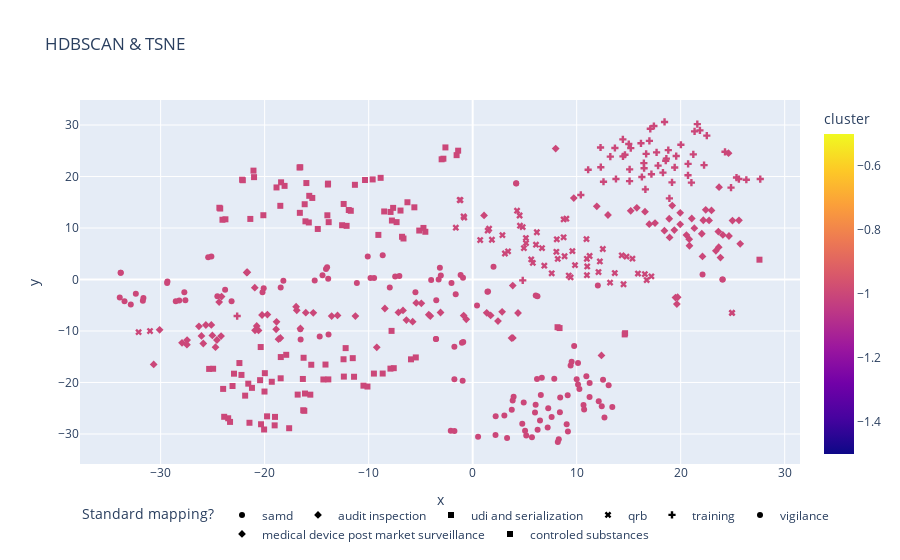

Notebook code for this chart:
### Code cell
clustering_method = hdbscan.HDBSCAN(
    min_cluster_size=15,
    metric="euclidean",
    cluster_selection_method="eom"
)
clusters = clustering_method.fit(embeddings)

dim_reduction_method = TSNE(n_components=2)
embeddings_reduced = dim_reduction_method.fit_transform(embeddings)

embeddings_df = pd.DataFrame(embeddings, columns=EMBEDDINGS)
embeddings_df["x"] = embeddings_reduced[:,0]
embeddings_df["y"] = embeddings_reduced[:,1]
embeddings_df[CLUSTER] = clusters.labels_
embeddings_df[TARGET_NUMERIC] = y_true
embeddings_df[TARGET] = embeddings_df[TARGET_NUMERIC].apply(lambda x: features.mlb.classes_[x])

fig = px.scatter(
    embeddings_df,
    y="y",
    x="x",
    color=CLUSTER,
    symbol=TARGET,
    hover_data=[TARGET],
    title="HDBSCAN & TSNE"
)
fig.update_layout(uniformtext_mode="hide")
fig.update_layout(legend_orientation="h")
fig.show();

### Figure 1 — Plotly figure (JSON) as saved in the notebook; plotly's stock layout.template omitted (floating-point values rounded to 4 significant figures)
{"data": [{"customdata": [["samd"], ["samd"], ["samd"], ["samd"], ["samd"], ["samd"], ["samd"], ["samd"], ["samd"], ["samd"], ["samd"], ["samd"], ["samd"], ["samd"], ["samd"], ["samd"], ["samd"], ["samd"], ["samd"], ["samd"], ["samd"], ["samd"], ["samd"], ["samd"], ["samd"], ["samd"], ["samd"], ["samd"], ["samd"], ["samd"], ["samd"], ["samd"], ["samd"], ["samd"], ["samd"], ["samd"], ["samd"], ["samd"], ["samd"], ["samd"], ["samd"], ["samd"], ["samd"], ["samd"], ["samd"], ["samd"], ["samd"], ["samd"], ["samd"], ["samd"], ["samd"], ["samd"], ["samd"], ["samd"]], "hovertemplate": "Standard mapping?=%{customdata[0]}<br>x=%{x}<br>y=%{y}<br>cluster=%{marker.color}<extra></extra>", "legendgroup": "samd", "marker": {"color": [-1, -1, -1, -1, -1, -1, -1, -1, -1, -1, -1, -1, -1, -1, -1, -1, -1, -1, -1, -1, -1, -1, -1, -1, -1, -1, -1, -1, -1, -1, -1, -1, -1, -1, -1, -1, -1, -1, -1, -1, -1, -1, -1, -1, -1, -1, -1, -1, -1, -1, -1, -1, -1, -1], "coloraxis": "coloraxis", "symbol": "circle"}, "mode": "markers", "name": "samd", "orientation": "v", "showlegend": true, "type": "scatter", "x": [9.759, 2.196, 6.554, 6.647, 8.186, 12.67, 8.387, 3.759, 6.474, 10.93, 4.181, 12.54, 12.12, 11.24, 10.0, -2.106, 22.1, 7.847, 2.211, 5.7, 3.046, 4.907, 7.265, 9.158, 10.26, 13.07, 9.418, 6.054, 13.42, 4.185, 3.309, 4.77, 5.04, 3.938, 10.72, 6.185, 5.993, 8.278, 7.592, 12.41, 0.5218, 10.66, 10.13, 9.515, 3.846, 10.13, 8.415, 5.152, -1.753, 11.25, 9.136, 7.211, 9.037, 6.244], "xaxis": "x", "y": [-12.93, -30.2, -22.45, -19.07, -31.57, -26.81, -25.76, -25.31, -27.4, -18.81, 18.68, -19.46, -23.66, -22.82, -19.37, -29.36, 0.969, -19.26, -26.56, -30.62, -26.41, -23.9, -24.99, -29.53, -21.26, -20.53, -16.71, -24.34, -24.75, 18.65, -30.77, -28.04, -29.38, -22.79, -25.25, -19.34, -25.85, -31.04, -26.69, -24.63, -30.56, -24.39, -16.2, -15.99, -23.52, -20.39, -22.92, -30.32, -29.42, -20.1, -22.49, -28.72, -28.12, -29.17], "yaxis": "y"}, {"customdata": [["audit inspection"], ["audit inspection"], ["audit inspection"], ["audit inspection"], ["audit inspection"], ["audit inspection"], ["audit inspection"], ["audit inspection"], ["audit inspection"], ["audit inspection"], ["audit inspection"], ["audit inspection"], ["audit inspection"], ["audit inspection"], ["audit inspection"], ["audit inspection"], ["audit inspection"], ["audit inspection"], ["audit inspection"], ["audit inspection"], ["audit inspection"], ["audit inspection"], ["audit inspection"], ["audit inspection"], ["audit inspection"], ["audit inspection"], ["audit inspection"], ["audit inspection"], ["audit inspection"], ["audit inspection"], ["audit inspection"], ["audit inspection"], ["audit inspection"], ["audit inspection"], ["audit inspection"], ["audit inspection"], ["audit inspection"], ["audit inspection"], ["audit inspection"], ["audit inspection"], ["audit inspection"], ["audit inspection"], ["audit inspection"], ["audit inspection"], ["audit inspection"], ["audit inspection"], ["audit inspection"], ["audit inspection"], ["audit inspection"], ["audit inspection"], ["audit inspection"], ["audit inspection"]], "hovertemplate": "Standard mapping?=%{customdata[0]}<br>x=%{x}<br>y=%{y}<br>cluster=%{marker.color}<extra></extra>", "legendgroup": "audit inspection", "marker": {"color": [-1, -1, -1, -1, -1, -1, -1, -1, -1, -1, -1, -1, -1, -1, -1, -1, -1, -1, -1, -1, -1, -1, -1, -1, -1, -1, -1, -1, -1, -1, -1, -1, -1, -1, -1, -1, -1, -1, -1, -1, -1, -1, -1, -1, -1, -1, -1, -1, -1, -1, -1, -1], "coloraxis": "coloraxis", "symbol": "diamond"}, "mode": "markers", "name": "audit inspection", "orientation": "v", "showlegend": true, "type": "scatter", "x": [16.57, -25.03, 16.98, 19.63, 25.72, 11.93, 15.19, 18.44, 18.93, 20.84, -24.72, 19.39, -8.443, -27.94, -24.19, 21.06, 19.95, 3.865, 24.06, 13.01, 19.19, 20.82, 23.69, 15.78, 3.736, 23.62, 23.66, 22.1, 25.6, 19.96, 23.82, 20.55, 24.64, 1.095, 24.98, -26.08, -27.45, 22.03, -24.59, 19.5, 21.31, 22.96, 22.73, -27.47, 18.9, 23.38, 17.53, 22.41, -25.9, 24.6, 19.71, 22.18], "xaxis": "x", "y": [13.18, -10.86, 10.75, -4.77, 6.936, 14.21, 13.33, 9.475, 8.172, 6.558, -13.14, 9.597, -5.631, -12.3, -10.99, 11.85, 10.72, -11.35, 8.666, 12.53, 14.36, 7.84, 17.94, 13.92, -11.38, 9.308, 6.271, 4.49, 11.49, 12.95, 4.258, 8.626, 8.449, 12.44, 11.45, -10.97, -11.77, 8.889, -11.75, -3.505, 9.96, 13.41, 11.47, -12.66, 11.8, 5.576, 10.97, 13.52, -12.43, 24.53, -3.446, 11.51], "yaxis": "y"}, {"customdata": [["udi and serialization"], ["udi and serialization"], ["udi and serialization"], ["udi and serialization"], ["udi and serialization"], ["udi and serialization"], ["udi and serialization"], ["udi and serialization"], ["udi and serialization"], ["udi and serialization"], ["udi and serialization"], ["udi and serialization"], ["udi and serialization"], ["udi and serialization"], ["udi and serialization"], ["udi and serialization"], ["udi and serialization"], ["udi and serialization"], ["udi and serialization"], ["udi and serialization"], ["udi and serialization"], ["udi and serialization"], ["udi and serialization"], ["udi and serialization"], ["udi and serialization"], ["udi and serialization"], ["udi and serialization"], ["udi and serialization"], ["udi and serialization"], ["udi and serialization"], ["udi and serialization"], ["udi and serialization"], ["udi and serialization"], ["udi and serialization"], ["udi and serialization"], ["udi and serialization"], ["udi and serialization"], ["udi and serialization"], ["udi and serialization"], ["udi and serialization"], ["udi and serialization"], ["udi and serialization"], ["udi and serialization"], ["udi and serialization"], ["udi and serialization"], ["udi and serialization"], ["udi and serialization"], ["udi and serialization"], ["udi and serialization"], ["udi and serialization"], ["udi and serialization"], ["udi and serialization"], ["udi and serialization"], ["udi and serialization"], ["udi and serialization"], ["udi and serialization"], ["udi and serialization"], ["udi and serialization"], ["udi and serialization"], ["udi and serialization"], ["udi and serialization"], ["udi and serialization"], ["udi and serialization"], ["udi and serialization"], ["udi and serialization"], ["udi and serialization"], ["udi and serialization"], ["udi and serialization"]], "hovertemplate": "Standard mapping?=%{customdata[0]}<br>x=%{x}<br>y=%{y}<br>cluster=%{marker.color}<extra></extra>", "legendgroup": "udi and serialization", "marker": {"color": [-1, -1, -1, -1, -1, -1, -1, -1, -1, -1, -1, -1, -1, -1, -1, -1, -1, -1, -1, -1, -1, -1, -1, -1, -1, -1, -1, -1, -1, -1, -1, -1, -1, -1, -1, -1, -1, -1, -1, -1, -1, -1, -1, -1, -1, -1, -1, -1, -1, -1, -1, -1, -1, -1, -1, -1, -1, -1, -1, -1, -1, -1, -1, -1, -1, -1, -1, -1], "coloraxis": "coloraxis", "symbol": "square"}, "mode": "markers", "name": "udi and serialization", "orientation": "v", "showlegend": true, "type": "scatter", "x": [-5.927, -21.57, -8.507, -25.34, -20.05, -19.04, -8.651, -7.798, -15.52, -19.0, -17.93, -7.315, -4.55, -7.894, -22.23, -19.98, -21.88, -9.067, -22.95, -16.12, -22.43, -16.82, -20.34, -14.35, -11.41, -18.46, -17.64, -23.33, -20.44, -23.51, -10.5, -20.38, -19.31, -16.26, -10.12, -5.467, -24.95, -16.33, -7.647, -5.135, -12.21, -7.586, -21.46, -11.53, -16.19, -6.939, -23.89, -18.45, -23.09, -13.88, -6.79, -16.29, -7.765, -19.77, -20.01, -12.38, -23.99, -21.22, -7.905, -9.495, -15.61, -12.42, -14.15, 27.57, 8.161, -6.651, 8.354, -4.732], "xaxis": "x", "y": [-15.5, -20.23, 13.21, -17.36, -29.13, -28.33, -18.26, -9.98, -16.56, -26.68, -14.63, 11.14, 9.273, 13.12, -18.53, -18.2, -22.56, 8.664, -18.29, -22.15, -16.23, -22.35, -28.11, -19.42, -18.89, -19.19, -28.88, -27.66, -19.55, -26.95, -20.62, -13.12, -19.86, -15.2, -20.79, -15.14, -17.34, -19.32, 13.91, 9.508, -13.33, -17.22, -27.82, -15.28, -25.5, 13.39, -26.67, -15.06, -20.68, -19.4, 8.298, -25.4, 11.45, -26.58, -21.76, -18.86, -21.25, -21.04, -17.31, -18.27, -22.37, -15.49, -16.52, 3.848, -9.264, 7.963, -9.433, 10.02], "yaxis": "y"}, {"customdata": [["qrb"], ["qrb"], ["qrb"], ["qrb"], ["qrb"], ["qrb"], ["qrb"], ["qrb"], ["qrb"], ["qrb"], ["qrb"], ["qrb"], ["qrb"], ["qrb"], ["qrb"], ["qrb"], ["qrb"], ["qrb"], ["qrb"], ["qrb"], ["qrb"], ["qrb"], ["qrb"], ["qrb"], ["qrb"], ["qrb"], ["qrb"], ["qrb"], ["qrb"], ["qrb"], ["qrb"], ["qrb"], ["qrb"], ["qrb"], ["qrb"], ["qrb"], ["qrb"], ["qrb"], ["qrb"], ["qrb"], ["qrb"], ["qrb"], ["qrb"], ["qrb"], ["qrb"], ["qrb"], ["qrb"], ["qrb"], ["qrb"], ["qrb"], ["qrb"], ["qrb"], ["qrb"], ["qrb"], ["qrb"], ["qrb"], ["qrb"], ["qrb"], ["qrb"]], "hovertemplate": "Standard mapping?=%{customdata[0]}<br>x=%{x}<br>y=%{y}<br>cluster=%{marker.color}<extra></extra>", "legendgroup": "qrb", "marker": {"color": [-1, -1, -1, -1, -1, -1, -1, -1, -1, -1, -1, -1, -1, -1, -1, -1, -1, -1, -1, -1, -1, -1, -1, -1, -1, -1, -1, -1, -1, -1, -1, -1, -1, -1, -1, -1, -1, -1, -1, -1, -1, -1, -1, -1, -1, -1, -1, -1, -1, -1, -1, -1, -1, -1, -1, -1, -1, -1, -1], "coloraxis": "coloraxis", "symbol": "x"}, "mode": "markers", "name": "qrb", "orientation": "v", "showlegend": true, "type": "scatter", "x": [4.926, 15.89, 6.667, 12.1, -32.12, 1.445, 9.587, 10.94, -1.178, 4.267, 7.598, 11.01, 12.23, 6.171, -1.62, 24.93, 8.748, -0.8141, 13.21, 4.514, 10.98, 6.889, 15.36, 9.008, 5.128, 5.118, 11.24, 9.84, 14.79, 10.99, 12.51, 9.239, -0.8733, 8.088, 13.66, 16.73, 8.047, 1.579, 8.182, -31.02, 2.861, 6.087, 14.51, 4.809, 4.55, 5.784, 14.33, 0.7235, -1.242, 3.403, 17.18, 8.744, 3.103, 9.417, 1.85, 5.628, 8.836, 24.94, 16.56], "xaxis": "x", "y": [6.09, 1.155, 6.099, 1.444, -10.23, 9.495, 5.52, 7.848, 15.43, 13.37, 1.205, 2.532, 3.507, 9.173, 10.07, -6.476, 11.67, 12.04, -0.6049, 12.44, 4.017, 2.679, 4.055, 11.81, 7.071, 8.047, 4.567, 2.784, 4.449, 0.8319, 5.921, 0.7662, 12.26, 7.809, 1.249, -0.1032, 5.384, 9.854, 4.001, -10.01, 8.613, 6.763, -0.9234, 10.18, 10.45, 3.22, 4.695, 7.667, 15.44, 5.471, 0.6159, 8.201, 5.049, 0.4131, 7.72, 3.907, 4.514, -6.49, 1.047], "yaxis": "y"}, {"customdata": [["training"], ["training"], ["training"], ["training"], ["training"], ["training"], ["training"], ["training"], ["training"], ["training"], ["training"], ["training"], ["training"], ["training"], ["training"], ["training"], ["training"], ["training"], ["training"], ["training"], ["training"], ["training"], ["training"], ["training"], ["training"], ["training"], ["training"], ["training"], ["training"], ["training"], ["training"], ["training"], ["training"], ["training"], ["training"], ["training"], ["training"], ["training"], ["training"], ["training"], ["training"], ["training"], ["training"], ["training"], ["training"], ["training"], ["training"], ["training"], ["training"], ["training"], ["training"], ["training"], ["training"], ["training"]], "hovertemplate": "Standard mapping?=%{customdata[0]}<br>x=%{x}<br>y=%{y}<br>cluster=%{marker.color}<extra></extra>", "legendgroup": "training", "marker": {"color": [-1, -1, -1, -1, -1, -1, -1, -1, -1, -1, -1, -1, -1, -1, -1, -1, -1, -1, -1, -1, -1, -1, -1, -1, -1, -1, -1, -1, -1, -1, -1, -1, -1, -1, -1, -1, -1, -1, -1, -1, -1, -1, -1, -1, -1, -1, -1, -1, -1, -1, -1, -1, -1, -1], "coloraxis": "coloraxis", "symbol": "cross"}, "mode": "markers", "name": "training", "orientation": "v", "showlegend": true, "type": "scatter", "x": [17.19, 4.815, 18.92, 19.17, 16.18, 16.68, 18.81, 21.03, 14.45, 10.4, 21.85, 27.65, 14.44, 14.64, 24.26, -22.64, 12.32, 18.62, 17.42, 20.7, 26.31, 20.71, 19.57, 13.68, 16.61, 18.45, 17.08, 25.37, 12.29, 15.01, 11.1, 13.23, 15.09, 15.09, 22.51, 17.83, 18.56, 16.27, 13.78, 21.6, 21.21, 18.29, 12.58, 16.48, 15.2, 25.59, 21.34, 17.68, 22.25, 24.84, 16.46, 16.99, 20.02, 19.42], "xaxis": "x", "y": [20.46, -0.1697, 15.75, 18.86, 26.45, 24.41, 25.13, 18.82, 23.91, 16.42, 28.97, 19.51, 27.21, 24.23, 24.8, -7.098, 21.81, 23.48, 29.81, 20.23, 19.37, 22.45, 23.98, 25.54, 17.5, 30.6, 29.27, 19.8, 25.64, 26.32, 21.31, 23.87, 19.11, 21.39, 27.94, 22.12, 23.07, 19.91, 19.52, 30.18, 24.3, 20.75, 18.99, 21.62, 25.53, 19.51, 28.77, 24.7, 22.22, 17.84, 22.6, 26.92, 26.17, 21.76], "yaxis": "y"}, {"customdata": [["vigilance"], ["vigilance"], ["vigilance"], ["vigilance"], ["vigilance"], ["vigilance"], ["vigilance"], ["vigilance"], ["vigilance"], ["vigilance"], ["vigilance"], ["vigilance"], ["vigilance"], ["vigilance"], ["vigilance"], ["vigilance"], ["vigilance"], ["vigilance"], ["vigilance"], ["vigilance"], ["vigilance"], ["vigilance"], ["vigilance"], ["vigilance"], ["vigilance"], ["vigilance"], ["vigilance"], ["vigilance"], ["vigilance"], ["vigilance"], ["vigilance"], ["vigilance"], ["vigilance"], ["vigilance"], ["vigilance"], ["vigilance"], ["vigilance"], ["vigilance"], ["vigilance"], ["vigilance"], ["vigilance"], ["vigilance"], ["vigilance"], ["vigilance"], ["vigilance"], ["vigilance"], ["vigilance"], ["vigilance"], ["vigilance"], ["vigilance"], ["vigilance"], ["vigilance"], ["vigilance"], ["vigilance"], ["vigilance"], ["vigilance"], ["vigilance"], ["vigilance"], ["vigilance"], ["vigilance"], ["vigilance"], ["vigilance"], ["vigilance"], ["vigilance"], ["vigilance"], ["vigilance"]], "hovertemplate": "Standard mapping?=%{customdata[0]}<br>x=%{x}<br>y=%{y}<br>cluster=%{marker.color}<extra></extra>", "legendgroup": "vigilance", "marker": {"color": [-1, -1, -1, -1, -1, -1, -1, -1, -1, -1, -1, -1, -1, -1, -1, -1, -1, -1, -1, -1, -1, -1, -1, -1, -1, -1, -1, -1, -1, -1, -1, -1, -1, -1, -1, -1, -1, -1, -1, -1, -1, -1, -1, -1, -1, -1, -1, -1, -1, -1, -1, -1, -1, -1, -1, -1, -1, -1, -1, -1, -1, -1, -1, -1, -1, -1], "coloraxis": "coloraxis", "symbol": "circle"}, "mode": "markers", "name": "vigilance", "orientation": "v", "showlegend": true, "type": "scatter", "x": [-0.9294, -3.518, -18.2, -7.969, 1.421, -9.475, 24.05, -29.35, -5.503, -7.048, 24.01, 2.004, -2.036, -33.47, -3.063, -14.44, -15.19, -0.9627, -29.38, -33.84, -33.93, -27.62, -1.631, -13.86, -7.452, -11.13, -9.821, -10.09, -18.46, -33.84, -14.71, -16.57, 0.4188, -32.38, -32.87, -14.1, 1.478, -28.21, -28.55, -20.09, -3.535, -27.72, -13.89, -23.8, -1.031, 12.04, -31.71, -1.158, -25.12, -0.9059, -3.501, -13.99, 6.23, -25.43, -3.152, -23.18, -20.21, -16.54, -3.989, -31.66, -1.758, 6.063, -3.271, -8.649, -1.758, -24.55], "xaxis": "x", "y": [0.3409, -11.54, -0.2183, -1.552, -2.364, 0.2865, 0.006316, -0.4015, -2.492, 0.6656, -0.01159, 2.469, -0.681, -4.238, 0.7979, 0.8401, -0.1864, -19.67, -0.6744, 1.315, -3.508, -4.013, -2.877, -10.66, 0.6037, -0.6715, 0.2961, 4.463, -1.574, 1.327, -11.07, -9.645, -5.037, -2.755, -4.839, 2.046, -2.353, -4.097, -4.242, -1.696, -11.55, -2.495, 0.1662, -1.999, -12.29, -1.165, -4.109, 0.8916, 4.461, -12.13, -4.045, 2.398, -3.267, 4.318, 2.263, -4.214, -2.479, -11.64, -0.1179, -3.603, -13.04, -3.117, -0.004277, 4.705, -19.39, -3.248], "yaxis": "y"}, {"customdata": [["medical device post market surveillance"], ["medical device post market surveillance"], ["medical device post market surveillance"], ["medical device post market surveillance"], ["medical device post market surveillance"], ["medical device post market surveillance"], ["medical device post market surveillance"], ["medical device post market surveillance"], ["medical device post market surveillance"], ["medical device post market surveillance"], ["medical device post market surveillance"], ["medical device post market surveillance"], ["medical device post market surveillance"], ["medical device post market surveillance"], ["medical device post market surveillance"], ["medical device post market surveillance"], ["medical device post market surveillance"], ["medical device post market surveillance"], ["medical device post market surveillance"], ["medical device post market surveillance"], ["medical device post market surveillance"], ["medical device post market surveillance"], ["medical device post market surveillance"], ["medical device post market surveillance"], ["medical device post market surveillance"], ["medical device post market surveillance"], ["medical device post market surveillance"], ["medical device post market surveillance"], ["medical device post market surveillance"], ["medical device post market surveillance"], ["medical device post market surveillance"], ["medical device post market surveillance"], ["medical device post market surveillance"], ["medical device post market surveillance"], ["medical device post market surveillance"], ["medical device post market surveillance"], ["medical device post market surveillance"], ["medical device post market surveillance"], ["medical device post market surveillance"], ["medical device post market surveillance"], ["medical device post market surveillance"], ["medical device post market surveillance"], ["medical device post market surveillance"], ["medical device post market surveillance"], ["medical device post market surveillance"], ["medical device post market surveillance"], ["medical device post market surveillance"], ["medical device post market surveillance"]], "hovertemplate": "Standard mapping?=%{customdata[0]}<br>x=%{x}<br>y=%{y}<br>cluster=%{marker.color}<extra></extra>", "legendgroup": "medical device post market surveillance", "marker": {"color": [-1, -1, -1, -1, -1, -1, -1, -1, -1, -1, -1, -1, -1, -1, -1, -1, -1, -1, -1, -1, -1, -1, -1, -1, -1, -1, -1, -1, -1, -1, -1, -1, -1, -1, -1, -1, -1, -1, -1, -1, -1, -1, -1, -1, -1, -1, -1, -1], "coloraxis": "coloraxis", "symbol": "diamond"}, "mode": "markers", "name": "medical device post market surveillance", "orientation": "v", "showlegend": true, "type": "scatter", "x": [-30.67, 1.35, -21.73, 3.855, -19.74, 2.832, -18.89, -16.91, -5.767, -16.05, -20.95, -20.25, -25.65, 2.434, -15.32, -9.22, -4.219, -13.56, -0.6147, -6.368, -20.76, -16.97, 4.362, -18.49, -16.56, -18.67, -20.59, -4.933, -21.66, -0.8636, 9.725, -18.85, 1.731, 7.982, -7.137, -25.13, -6.697, -26.32, -24.37, -3.088, -12.99, -20.92, -11.28, -24.14, -5.428, 12.38, -30.1, -4.072], "xaxis": "x", "y": [-16.5, -6.467, 1.363, -1.188, -6.81, -6.273, -9.682, -5.984, -8.192, -6.435, -1.582, -6.894, -8.837, -8.073, -6.466, -13.18, -6.837, -7.095, -7.728, -7.887, -9.012, -5.275, -6.509, -11.36, -9.496, -11.58, -9.896, -4.631, 1.407, -7.003, 15.82, -8.222, -6.979, 25.43, -6.388, -8.817, -6.009, -9.097, -4.389, -6.408, -6.983, -9.872, -7.109, -3.311, -4.555, -14.74, -9.781, -7.1], "yaxis": "y"}, {"customdata": [["controled substances"], ["controled substances"], ["controled substances"], ["controled substances"], ["controled substances"], ["controled substances"], ["controled substances"], ["controled substances"], ["controled substances"], ["controled substances"], ["controled substances"], ["controled substances"], ["controled substances"], ["controled substances"], ["controled substances"], ["controled substances"], ["controled substances"], ["controled substances"], ["controled substances"], ["controled substances"], ["controled substances"], ["controled substances"], ["controled substances"], ["controled substances"], ["controled substances"], ["controled substances"], ["controled substances"], ["controled substances"], ["controled substances"], ["controled substances"], ["controled substances"], ["controled substances"], ["controled substances"], ["controled substances"], ["controled substances"], ["controled substances"], ["controled substances"], ["controled substances"], ["controled substances"], ["controled substances"], ["controled substances"], ["controled substances"], ["controled substances"], ["controled substances"], ["controled substances"], ["controled substances"]], "hovertemplate": "Standard mapping?=%{customdata[0]}<br>x=%{x}<br>y=%{y}<br>cluster=%{marker.color}<extra></extra>", "legendgroup": "controled substances", "marker": {"color": [-1, -1, -1, -1, -1, -1, -1, -1, -1, -1, -1, -1, -1, -1, -1, -1, -1, -1, -1, -1, -1, -1, -1, -1, -1, -1, -1, -1, -1, -1, -1, -1, -1, -1, -1, -1, -1, -1, -1, -1, -1, -1, -1, -1, -1, -1], "coloraxis": "coloraxis", "symbol": "square"}, "mode": "markers", "name": "controled substances", "orientation": "v", "showlegend": true, "type": "scatter", "x": [-12.4, -13.84, -1.544, -12.55, -21.02, -16.62, -13.92, -10.35, -24.06, -22.1, -2.815, -6.271, -18.49, -21.38, -12.12, -20.12, -2.983, -24.35, -11.32, -15.99, -22.17, -13.97, -15.71, -16.08, -18.86, -8.848, -23.77, -11.91, -16.65, -2.62, -18.42, 14.62, -15.42, -5.606, -16.15, -13.9, -11.72, -24.27, -21.07, -18.08, -1.396, -9.615, 14.66, -15.75, -14.89, -16.57], "xaxis": "x", "y": [14.67, 11.14, 24.15, 10.54, 19.88, 12.95, 18.44, 19.33, 11.61, 19.28, 23.46, 15.0, 14.31, 11.77, 10.42, 12.49, 23.35, 13.93, 18.39, 18.73, 19.38, 12.47, 16.25, 11.3, 17.88, 19.75, 11.69, 13.49, 21.76, 25.65, 18.88, -10.67, 15.84, 14.02, 14.62, 18.62, 13.35, 13.78, 21.15, 18.18, 25.02, 19.43, -10.43, 11.08, 9.816, 21.8], "yaxis": "y"}], "layout": {"coloraxis": {"colorbar": {"title": {"text": "cluster"}}, "colorscale": [[0, "#0d0887"], [0.1111, "#46039f"], [0.2222, "#7201a8"], [0.3333, "#9c179e"], [0.4444, "#bd3786"], [0.5556, "#d8576b"], [0.6667, "#ed7953"], [0.7778, "#fb9f3a"], [0.8889, "#fdca26"], [1, "#f0f921"]]}, "legend": {"orientation": "h", "title": {"text": "Standard mapping?"}, "tracegroupgap": 0}, "title": {"text": "HDBSCAN & TSNE"}, "uniformtext": {"mode": "hide"}, "xaxis": {"anchor": "y", "domain": [0, 1], "title": {"text": "x"}}, "yaxis": {"anchor": "x", "domain": [0, 1], "title": {"text": "y"}}}}
